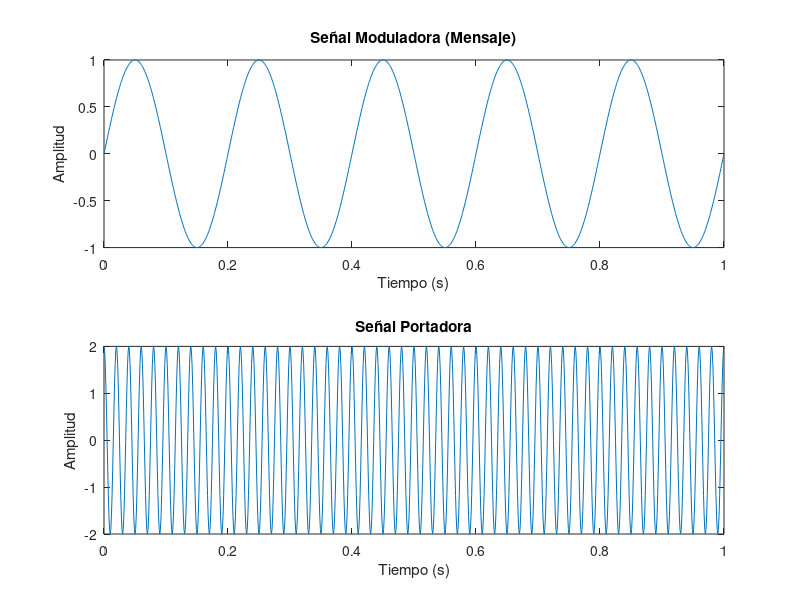
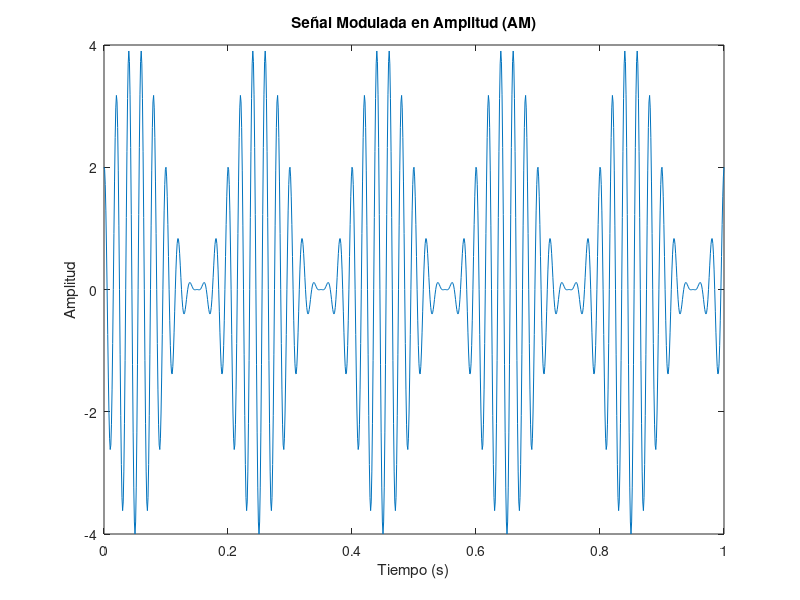
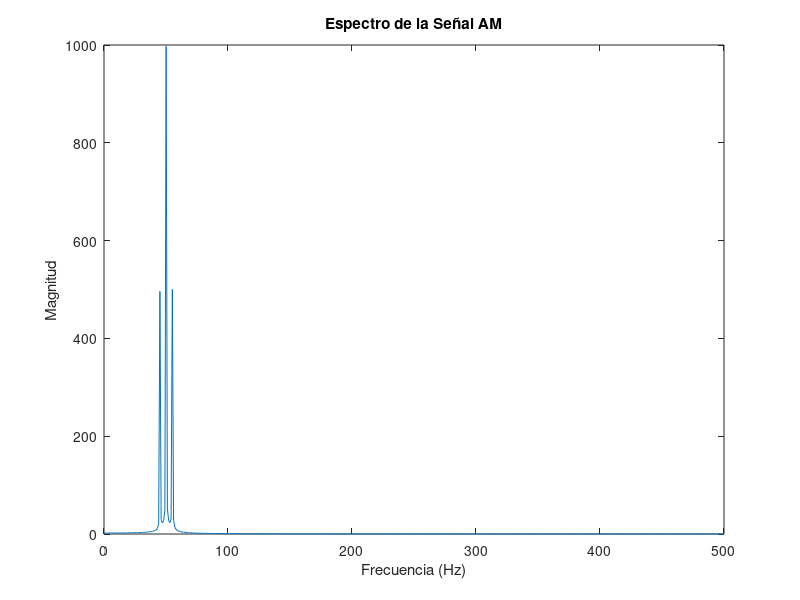
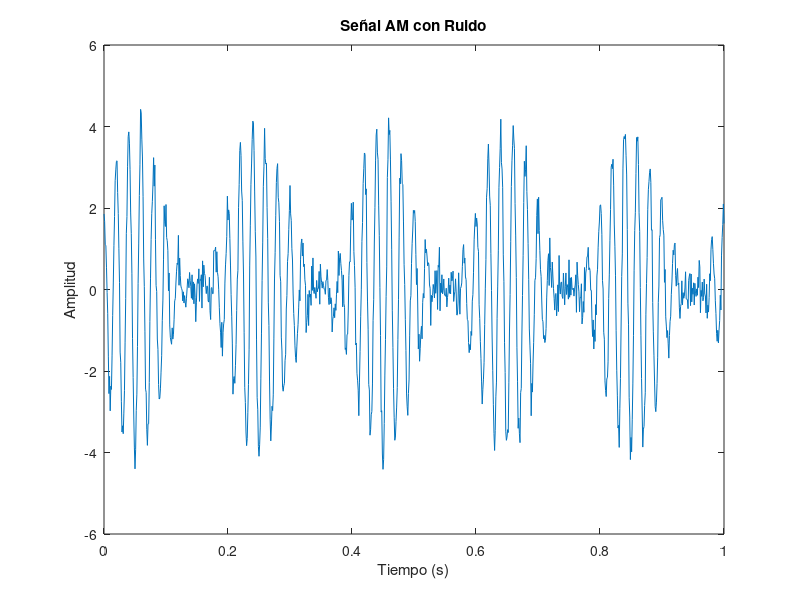

These charts were generated, in order, by the following MATLAB code:
% LIMPIAR ENTORNO
clear; close all; clc;

% PARÁMETROS DE LA SIMULACIÓN
fs = 1000;             % Frecuencia de muestreo (Hz)
t = 0:1/fs:1;          % Vector de tiempo de 1 segundo
fm = 5;                % Frecuencia de la señal moduladora (Hz)
fc = 50;               % Frecuencia de la portadora (Hz)
Am = 1;                % Amplitud de la señal de mensaje
Ac = 2;                % Amplitud de la portadora

% 1. SEÑAL MODULADORA (mensaje)
mensaje = Am * sin(2*pi*fm*t);

% 2. PORTADORA
portadora = Ac * cos(2*pi*fc*t);

% 3. MODULACIÓN AM
senalAM = (1 + mensaje) .* portadora;

% 4. GRÁFICA DE SEÑAL MODULADORA Y PORTADORA
figure;
subplot(2,1,1);
plot(t, mensaje);
title('Señal Moduladora (Mensaje)');
xlabel('Tiempo (s)'); ylabel('Amplitud');
subplot(2,1,2);
plot(t, portadora);
title('Señal Portadora');
xlabel('Tiempo (s)'); ylabel('Amplitud');

% 5. SEÑAL MODULADA EN EL TIEMPO
figure;
plot(t, senalAM);
title('Señal Modulada en Amplitud (AM)');
xlabel('Tiempo (s)'); ylabel('Amplitud');

% 6. ESPECTRO DE FRECUENCIA
N = length(senalAM);
f = linspace(0, fs/2, N/2);
espectro = abs(fft(senalAM));
figure;
plot(f, espectro(1:N/2));
title('Espectro de la Señal AM');
xlabel('Frecuencia (Hz)'); ylabel('Magnitud');

% 7. INTRODUCCIÓN DE RUIDO
ruido = 0.3*randn(size(senalAM));
senalAM_ruido = senalAM + ruido;
figure;
plot(t, senalAM_ruido);
title('Señal AM con Ruido');
xlabel('Tiempo (s)'); ylabel('Amplitud');

% 8. ATENUACIÓN Y DISTORSIÓN
senalAM_atenuada = 0.5 * senalAM;
senalAM_distor = senalAM + 0.2 * senalAM.^2;
figure;
plot(t, senalAM_atenuada, 'b', t, senalAM_distor, 'r');
legend('Atenuada', 'Distorsionada');
title('Señal AM Atenuada y Distorsionada');
xlabel('Tiempo (s)'); ylabel('Amplitud');
